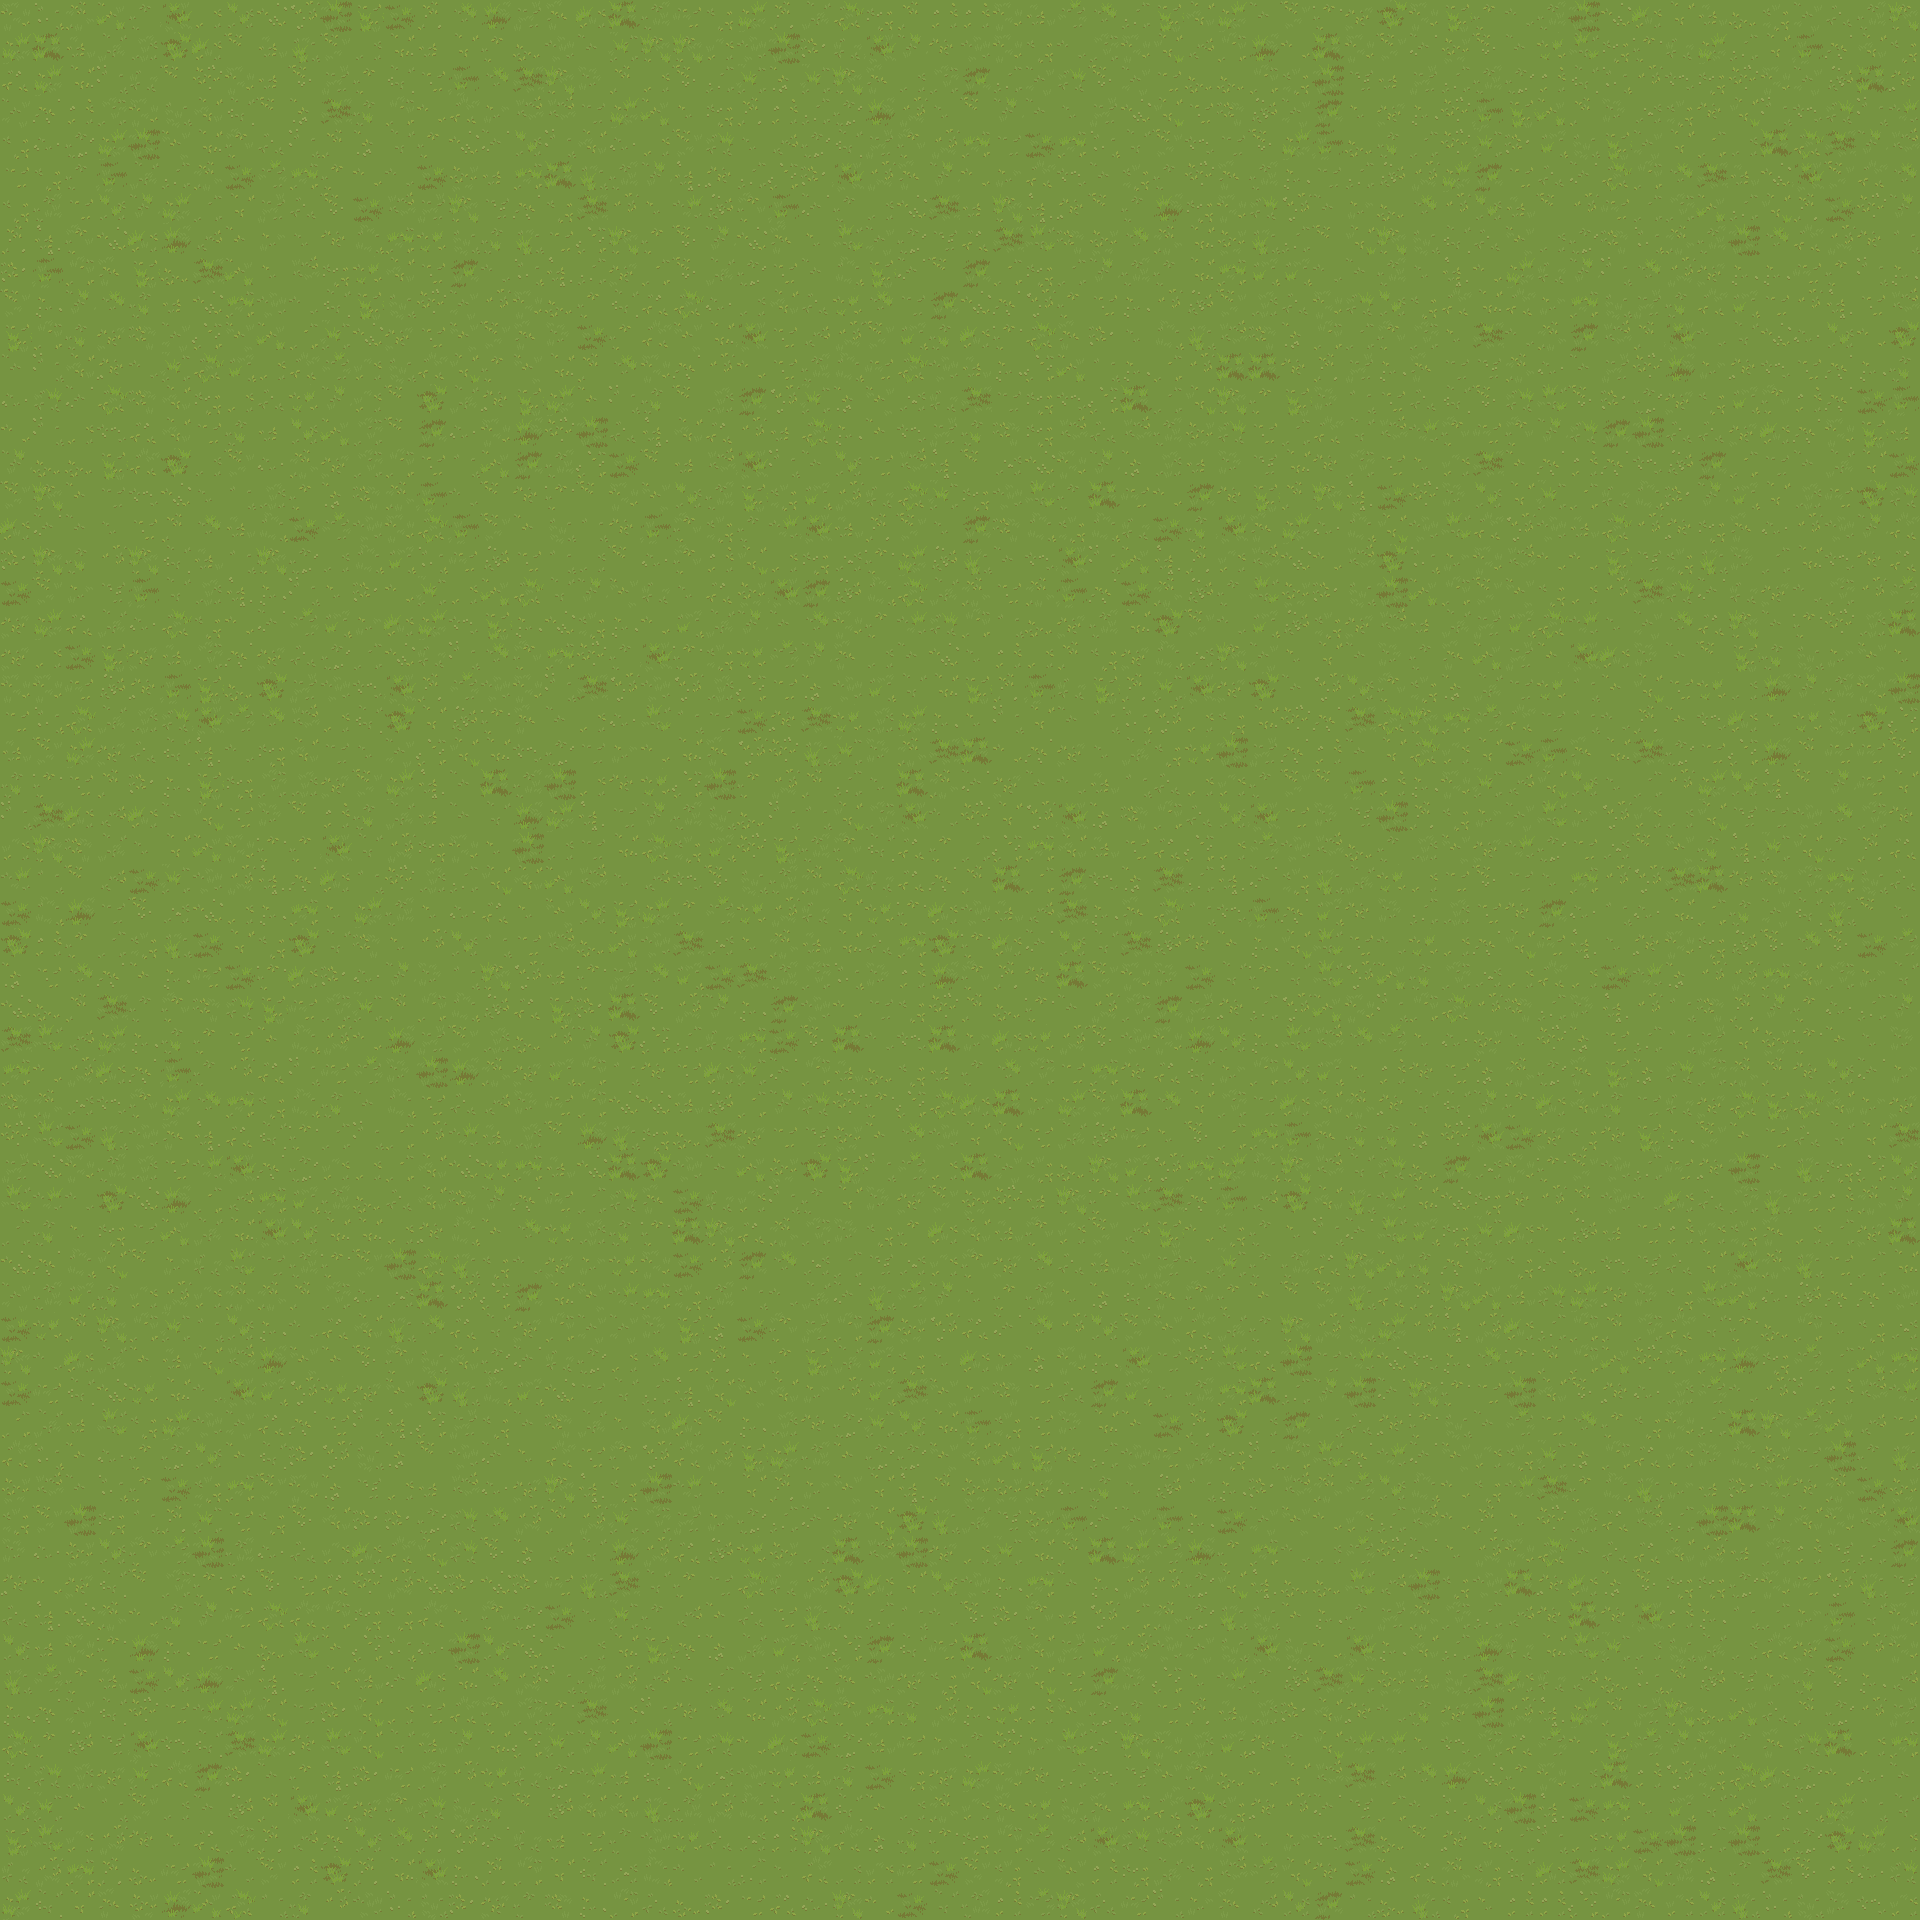

A level layout from a 2D game, rendered from its tile map. Below: a short description, then the map file with tile-grid data replaced by summaries:
An orthogonal 60x60 tile map with 32x32 px tiles, 1 tile layer (Tile Layer 1), 2 tilesets and 16 objects (9x Obstacle, 6x Tree, Portal).

<map version="1.10" tiledversion="1.10.2" orientation="orthogonal" renderorder="right-down" width="60" height="60" tilewidth="32" tileheight="32" infinite="0" nextlayerid="5" nextobjectid="32">
 <tileset firstgid="1" source="../ForestMaps/Tilesets/grass-light-to-mid.tsx" />
 <tileset firstgid="404" source="../ForestMaps/Tilesets/grass-mid-to-light.tsx" />
 <layer id="4" name="Tile Layer 1" width="60" height="60">
  <data>[3600 cells, 3600 non-empty, 114 distinct tile ids]</data>
 </layer>
 <objectgroup id="3" name="ObstacleBodies">
  <object id="1" name="Portal" x="963" y="800" width="4" height="4" />
  <object id="2" name="Obstacle" x="902" y="801" width="32" height="20" />
  <object id="6" name="Obstacle" x="922" y="791" width="88" height="10" />
  <object id="7" name="Obstacle" x="848" y="837" width="87" height="16" />
  <object id="9" name="Obstacle" x="992" y="838" width="96" height="16" />
  <object id="10" name="Obstacle" x="992" y="823" width="73" height="15" />
  <object id="12" name="Obstacle" x="862" y="854" width="73" height="10" />
  <object id="13" name="Obstacle" x="992" y="854" width="83" height="10" />
  <object id="14" name="Obstacle" x="863" y="821" width="71" height="15" />
  <object id="15" name="Obstacle" x="991" y="802" width="38" height="20" />
  <object id="16" name="Tree" x="1139" y="997" width="8" height="8" />
  <object id="19" name="Tree" x="1314" y="949" width="8" height="8" />
  <object id="21" name="Tree" x="1410" y="1210" width="8" height="8" />
  <object id="22" name="Tree" x="1568" y="998" width="8" height="8" />
  <object id="24" name="Tree" x="921" y="721" width="8" height="8" />
  <object id="25" name="Tree" x="1405" y="702" width="8" height="8" />
 </objectgroup>
</map>
